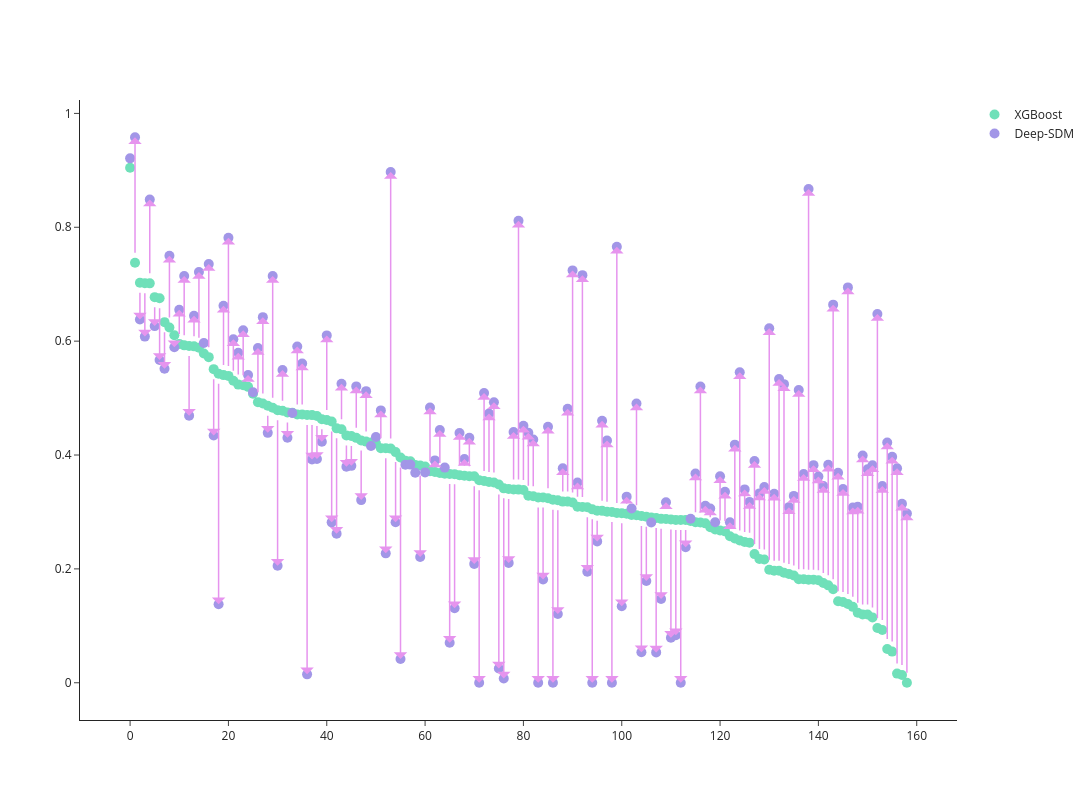

Notebook code cell kept with this figure:
### Code cell
import plotly.graph_objects as go
import numpy as np

# Example data
x = best_scores['x']
y1 = best_scores['XGBoost']
y2 = best_scores['Deep-SDM']
hover_text = best_scores.index.to_list()

# Create the figure
fig = go.Figure()

# Add the two series as scatter plots
fig.add_trace(go.Scatter(
    x=x, y=y1,
    mode='markers',
    marker=dict(color="#6FE0B9", size=10),
    name='XGBoost',
    hovertext=hover_text,
    hoverinfo='text'
))

fig.add_trace(go.Scatter(
    x=x, y=y2,
    mode='markers',
    marker=dict(color="#A296E7", size=10),
    name='Deep-SDM',
    hovertext=hover_text,
    hoverinfo='text'
))

# Add arrows for the differences
for i in range(len(x)):
    fig.add_annotation(
        ax=x[i], ay=y1[i],
        axref='x', ayref='y',
        x=x[i], y=y2[i],
        xref='x', yref='y',
        showarrow=True,
        arrowhead=1,
        arrowsize=1.5,
        arrowcolor="#E694EE",
        arrowwidth=1.5,
    )

# Update layout
fig.update_layout(
#     title='Chart with Arrows Showing Differences (Plotly)',
    width = 1200, height=800,
    template='simple_white'
)

# Show the figure
fig.show()

### Figure 1 — Plotly figure (JSON) as saved in the notebook; plotly's stock layout.template omitted (floating-point values rounded to 4 significant figures; data arrays with more than 128 entries replaced by an {"elided": "..."} marker saying what was removed)
{"data": [{"hoverinfo": "text", "hovertext": {"elided": "159 str values"}, "marker": {"color": "#6FE0B9", "size": 10}, "mode": "markers", "name": "XGBoost", "type": "scatter", "x": {"elided": "159 int values"}, "y": {"elided": "159 float values"}}, {"hoverinfo": "text", "hovertext": {"elided": "159 str values"}, "marker": {"color": "#A296E7", "size": 10}, "mode": "markers", "name": "Deep-SDM", "type": "scatter", "x": {"elided": "159 int values"}, "y": {"elided": "159 float values"}}], "layout": {"annotations": [{"arrowcolor": "#E694EE", "arrowhead": 1, "arrowsize": 1.5, "arrowwidth": 1.5, "ax": 0, "axref": "x", "ay": 0.9045, "ayref": "y", "showarrow": true, "x": 0, "xref": "x", "y": 0.9211, "yref": "y"}, {"arrowcolor": "#E694EE", "arrowhead": 1, "arrowsize": 1.5, "arrowwidth": 1.5, "ax": 1, "axref": "x", "ay": 0.7377, "ayref": "y", "showarrow": true, "x": 1, "xref": "x", "y": 0.9581, "yref": "y"}, {"arrowcolor": "#E694EE", "arrowhead": 1, "arrowsize": 1.5, "arrowwidth": 1.5, "ax": 2, "axref": "x", "ay": 0.7025, "ayref": "y", "showarrow": true, "x": 2, "xref": "x", "y": 0.638, "yref": "y"}, {"arrowcolor": "#E694EE", "arrowhead": 1, "arrowsize": 1.5, "arrowwidth": 1.5, "ax": 3, "axref": "x", "ay": 0.7019, "ayref": "y", "showarrow": true, "x": 3, "xref": "x", "y": 0.608, "yref": "y"}, {"arrowcolor": "#E694EE", "arrowhead": 1, "arrowsize": 1.5, "arrowwidth": 1.5, "ax": 4, "axref": "x", "ay": 0.7015, "ayref": "y", "showarrow": true, "x": 4, "xref": "x", "y": 0.8486, "yref": "y"}, {"arrowcolor": "#E694EE", "arrowhead": 1, "arrowsize": 1.5, "arrowwidth": 1.5, "ax": 5, "axref": "x", "ay": 0.6773, "ayref": "y", "showarrow": true, "x": 5, "xref": "x", "y": 0.6265, "yref": "y"}, {"arrowcolor": "#E694EE", "arrowhead": 1, "arrowsize": 1.5, "arrowwidth": 1.5, "ax": 6, "axref": "x", "ay": 0.6754, "ayref": "y", "showarrow": true, "x": 6, "xref": "x", "y": 0.567, "yref": "y"}, {"arrowcolor": "#E694EE", "arrowhead": 1, "arrowsize": 1.5, "arrowwidth": 1.5, "ax": 7, "axref": "x", "ay": 0.6334, "ayref": "y", "showarrow": true, "x": 7, "xref": "x", "y": 0.5516, "yref": "y"}, {"arrowcolor": "#E694EE", "arrowhead": 1, "arrowsize": 1.5, "arrowwidth": 1.5, "ax": 8, "axref": "x", "ay": 0.6239, "ayref": "y", "showarrow": true, "x": 8, "xref": "x", "y": 0.75, "yref": "y"}, {"arrowcolor": "#E694EE", "arrowhead": 1, "arrowsize": 1.5, "arrowwidth": 1.5, "ax": 9, "axref": "x", "ay": 0.6104, "ayref": "y", "showarrow": true, "x": 9, "xref": "x", "y": 0.5891, "yref": "y"}, {"arrowcolor": "#E694EE", "arrowhead": 1, "arrowsize": 1.5, "arrowwidth": 1.5, "ax": 10, "axref": "x", "ay": 0.5952, "ayref": "y", "showarrow": true, "x": 10, "xref": "x", "y": 0.655, "yref": "y"}, {"arrowcolor": "#E694EE", "arrowhead": 1, "arrowsize": 1.5, "arrowwidth": 1.5, "ax": 11, "axref": "x", "ay": 0.5926, "ayref": "y", "showarrow": true, "x": 11, "xref": "x", "y": 0.7143, "yref": "y"}, {"arrowcolor": "#E694EE", "arrowhead": 1, "arrowsize": 1.5, "arrowwidth": 1.5, "ax": 12, "axref": "x", "ay": 0.5914, "ayref": "y", "showarrow": true, "x": 12, "xref": "x", "y": 0.4692, "yref": "y"}, {"arrowcolor": "#E694EE", "arrowhead": 1, "arrowsize": 1.5, "arrowwidth": 1.5, "ax": 13, "axref": "x", "ay": 0.5909, "ayref": "y", "showarrow": true, "x": 13, "xref": "x", "y": 0.6444, "yref": "y"}, {"arrowcolor": "#E694EE", "arrowhead": 1, "arrowsize": 1.5, "arrowwidth": 1.5, "ax": 14, "axref": "x", "ay": 0.5883, "ayref": "y", "showarrow": true, "x": 14, "xref": "x", "y": 0.7215, "yref": "y"}, {"arrowcolor": "#E694EE", "arrowhead": 1, "arrowsize": 1.5, "arrowwidth": 1.5, "ax": 15, "axref": "x", "ay": 0.5784, "ayref": "y", "showarrow": true, "x": 15, "xref": "x", "y": 0.5966, "yref": "y"}, {"arrowcolor": "#E694EE", "arrowhead": 1, "arrowsize": 1.5, "arrowwidth": 1.5, "ax": 16, "axref": "x", "ay": 0.5719, "ayref": "y", "showarrow": true, "x": 16, "xref": "x", "y": 0.7353, "yref": "y"}, {"arrowcolor": "#E694EE", "arrowhead": 1, "arrowsize": 1.5, "arrowwidth": 1.5, "ax": 17, "axref": "x", "ay": 0.5508, "ayref": "y", "showarrow": true, "x": 17, "xref": "x", "y": 0.4342, "yref": "y"}, {"arrowcolor": "#E694EE", "arrowhead": 1, "arrowsize": 1.5, "arrowwidth": 1.5, "ax": 18, "axref": "x", "ay": 0.5429, "ayref": "y", "showarrow": true, "x": 18, "xref": "x", "y": 0.1379, "yref": "y"}, {"arrowcolor": "#E694EE", "arrowhead": 1, "arrowsize": 1.5, "arrowwidth": 1.5, "ax": 19, "axref": "x", "ay": 0.5404, "ayref": "y", "showarrow": true, "x": 19, "xref": "x", "y": 0.662, "yref": "y"}, {"arrowcolor": "#E694EE", "arrowhead": 1, "arrowsize": 1.5, "arrowwidth": 1.5, "ax": 20, "axref": "x", "ay": 0.539, "ayref": "y", "showarrow": true, "x": 20, "xref": "x", "y": 0.7814, "yref": "y"}, {"arrowcolor": "#E694EE", "arrowhead": 1, "arrowsize": 1.5, "arrowwidth": 1.5, "ax": 21, "axref": "x", "ay": 0.5304, "ayref": "y", "showarrow": true, "x": 21, "xref": "x", "y": 0.6032, "yref": "y"}, {"arrowcolor": "#E694EE", "arrowhead": 1, "arrowsize": 1.5, "arrowwidth": 1.5, "ax": 22, "axref": "x", "ay": 0.5237, "ayref": "y", "showarrow": true, "x": 22, "xref": "x", "y": 0.5796, "yref": "y"}, {"arrowcolor": "#E694EE", "arrowhead": 1, "arrowsize": 1.5, "arrowwidth": 1.5, "ax": 23, "axref": "x", "ay": 0.5224, "ayref": "y", "showarrow": true, "x": 23, "xref": "x", "y": 0.6189, "yref": "y"}, {"arrowcolor": "#E694EE", "arrowhead": 1, "arrowsize": 1.5, "arrowwidth": 1.5, "ax": 24, "axref": "x", "ay": 0.5197, "ayref": "y", "showarrow": true, "x": 24, "xref": "x", "y": 0.5404, "yref": "y"}, {"arrowcolor": "#E694EE", "arrowhead": 1, "arrowsize": 1.5, "arrowwidth": 1.5, "ax": 25, "axref": "x", "ay": 0.5077, "ayref": "y", "showarrow": true, "x": 25, "xref": "x", "y": 0.5102, "yref": "y"}, {"arrowcolor": "#E694EE", "arrowhead": 1, "arrowsize": 1.5, "arrowwidth": 1.5, "ax": 26, "axref": "x", "ay": 0.4929, "ayref": "y", "showarrow": true, "x": 26, "xref": "x", "y": 0.5878, "yref": "y"}, {"arrowcolor": "#E694EE", "arrowhead": 1, "arrowsize": 1.5, "arrowwidth": 1.5, "ax": 27, "axref": "x", "ay": 0.4905, "ayref": "y", "showarrow": true, "x": 27, "xref": "x", "y": 0.6421, "yref": "y"}, {"arrowcolor": "#E694EE", "arrowhead": 1, "arrowsize": 1.5, "arrowwidth": 1.5, "ax": 28, "axref": "x", "ay": 0.4865, "ayref": "y", "showarrow": true, "x": 28, "xref": "x", "y": 0.4389, "yref": "y"}, {"arrowcolor": "#E694EE", "arrowhead": 1, "arrowsize": 1.5, "arrowwidth": 1.5, "ax": 29, "axref": "x", "ay": 0.4831, "ayref": "y", "showarrow": true, "x": 29, "xref": "x", "y": 0.7145, "yref": "y"}, {"arrowcolor": "#E694EE", "arrowhead": 1, "arrowsize": 1.5, "arrowwidth": 1.5, "ax": 30, "axref": "x", "ay": 0.4788, "ayref": "y", "showarrow": true, "x": 30, "xref": "x", "y": 0.2056, "yref": "y"}, {"arrowcolor": "#E694EE", "arrowhead": 1, "arrowsize": 1.5, "arrowwidth": 1.5, "ax": 31, "axref": "x", "ay": 0.4776, "ayref": "y", "showarrow": true, "x": 31, "xref": "x", "y": 0.5495, "yref": "y"}, {"arrowcolor": "#E694EE", "arrowhead": 1, "arrowsize": 1.5, "arrowwidth": 1.5, "ax": 32, "axref": "x", "ay": 0.4746, "ayref": "y", "showarrow": true, "x": 32, "xref": "x", "y": 0.4303, "yref": "y"}, {"arrowcolor": "#E694EE", "arrowhead": 1, "arrowsize": 1.5, "arrowwidth": 1.5, "ax": 33, "axref": "x", "ay": 0.4742, "ayref": "y", "showarrow": true, "x": 33, "xref": "x", "y": 0.4738, "yref": "y"}, {"arrowcolor": "#E694EE", "arrowhead": 1, "arrowsize": 1.5, "arrowwidth": 1.5, "ax": 34, "axref": "x", "ay": 0.4712, "ayref": "y", "showarrow": true, "x": 34, "xref": "x", "y": 0.5907, "yref": "y"}, {"arrowcolor": "#E694EE", "arrowhead": 1, "arrowsize": 1.5, "arrowwidth": 1.5, "ax": 35, "axref": "x", "ay": 0.4711, "ayref": "y", "showarrow": true, "x": 35, "xref": "x", "y": 0.5607, "yref": "y"}, {"arrowcolor": "#E694EE", "arrowhead": 1, "arrowsize": 1.5, "arrowwidth": 1.5, "ax": 36, "axref": "x", "ay": 0.4701, "ayref": "y", "showarrow": true, "x": 36, "xref": "x", "y": 0.01473, "yref": "y"}, {"arrowcolor": "#E694EE", "arrowhead": 1, "arrowsize": 1.5, "arrowwidth": 1.5, "ax": 37, "axref": "x", "ay": 0.4701, "ayref": "y", "showarrow": true, "x": 37, "xref": "x", "y": 0.3923, "yref": "y"}, {"arrowcolor": "#E694EE", "arrowhead": 1, "arrowsize": 1.5, "arrowwidth": 1.5, "ax": 38, "axref": "x", "ay": 0.4686, "ayref": "y", "showarrow": true, "x": 38, "xref": "x", "y": 0.3929, "yref": "y"}, {"arrowcolor": "#E694EE", "arrowhead": 1, "arrowsize": 1.5, "arrowwidth": 1.5, "ax": 39, "axref": "x", "ay": 0.4627, "ayref": "y", "showarrow": true, "x": 39, "xref": "x", "y": 0.4234, "yref": "y"}, {"arrowcolor": "#E694EE", "arrowhead": 1, "arrowsize": 1.5, "arrowwidth": 1.5, "ax": 40, "axref": "x", "ay": 0.4614, "ayref": "y", "showarrow": true, "x": 40, "xref": "x", "y": 0.6101, "yref": "y"}, {"arrowcolor": "#E694EE", "arrowhead": 1, "arrowsize": 1.5, "arrowwidth": 1.5, "ax": 41, "axref": "x", "ay": 0.4589, "ayref": "y", "showarrow": true, "x": 41, "xref": "x", "y": 0.2817, "yref": "y"}, {"arrowcolor": "#E694EE", "arrowhead": 1, "arrowsize": 1.5, "arrowwidth": 1.5, "ax": 42, "axref": "x", "ay": 0.4469, "ayref": "y", "showarrow": true, "x": 42, "xref": "x", "y": 0.2619, "yref": "y"}, {"arrowcolor": "#E694EE", "arrowhead": 1, "arrowsize": 1.5, "arrowwidth": 1.5, "ax": 43, "axref": "x", "ay": 0.4453, "ayref": "y", "showarrow": true, "x": 43, "xref": "x", "y": 0.5252, "yref": "y"}, {"arrowcolor": "#E694EE", "arrowhead": 1, "arrowsize": 1.5, "arrowwidth": 1.5, "ax": 44, "axref": "x", "ay": 0.4343, "ayref": "y", "showarrow": true, "x": 44, "xref": "x", "y": 0.3796, "yref": "y"}, {"arrowcolor": "#E694EE", "arrowhead": 1, "arrowsize": 1.5, "arrowwidth": 1.5, "ax": 45, "axref": "x", "ay": 0.4333, "ayref": "y", "showarrow": true, "x": 45, "xref": "x", "y": 0.381, "yref": "y"}, {"arrowcolor": "#E694EE", "arrowhead": 1, "arrowsize": 1.5, "arrowwidth": 1.5, "ax": 46, "axref": "x", "ay": 0.4301, "ayref": "y", "showarrow": true, "x": 46, "xref": "x", "y": 0.5205, "yref": "y"}, {"arrowcolor": "#E694EE", "arrowhead": 1, "arrowsize": 1.5, "arrowwidth": 1.5, "ax": 47, "axref": "x", "ay": 0.4256, "ayref": "y", "showarrow": true, "x": 47, "xref": "x", "y": 0.3208, "yref": "y"}, {"arrowcolor": "#E694EE", "arrowhead": 1, "arrowsize": 1.5, "arrowwidth": 1.5, "ax": 48, "axref": "x", "ay": 0.4235, "ayref": "y", "showarrow": true, "x": 48, "xref": "x", "y": 0.5122, "yref": "y"}, {"arrowcolor": "#E694EE", "arrowhead": 1, "arrowsize": 1.5, "arrowwidth": 1.5, "ax": 49, "axref": "x", "ay": 0.4218, "ayref": "y", "showarrow": true, "x": 49, "xref": "x", "y": 0.4158, "yref": "y"}, {"arrowcolor": "#E694EE", "arrowhead": 1, "arrowsize": 1.5, "arrowwidth": 1.5, "ax": 50, "axref": "x", "ay": 0.4207, "ayref": "y", "showarrow": true, "x": 50, "xref": "x", "y": 0.4317, "yref": "y"}, {"arrowcolor": "#E694EE", "arrowhead": 1, "arrowsize": 1.5, "arrowwidth": 1.5, "ax": 51, "axref": "x", "ay": 0.4121, "ayref": "y", "showarrow": true, "x": 51, "xref": "x", "y": 0.4783, "yref": "y"}, {"arrowcolor": "#E694EE", "arrowhead": 1, "arrowsize": 1.5, "arrowwidth": 1.5, "ax": 52, "axref": "x", "ay": 0.4118, "ayref": "y", "showarrow": true, "x": 52, "xref": "x", "y": 0.2273, "yref": "y"}, {"arrowcolor": "#E694EE", "arrowhead": 1, "arrowsize": 1.5, "arrowwidth": 1.5, "ax": 53, "axref": "x", "ay": 0.4112, "ayref": "y", "showarrow": true, "x": 53, "xref": "x", "y": 0.8971, "yref": "y"}, {"arrowcolor": "#E694EE", "arrowhead": 1, "arrowsize": 1.5, "arrowwidth": 1.5, "ax": 54, "axref": "x", "ay": 0.4051, "ayref": "y", "showarrow": true, "x": 54, "xref": "x", "y": 0.2818, "yref": "y"}, {"arrowcolor": "#E694EE", "arrowhead": 1, "arrowsize": 1.5, "arrowwidth": 1.5, "ax": 55, "axref": "x", "ay": 0.3956, "ayref": "y", "showarrow": true, "x": 55, "xref": "x", "y": 0.04159, "yref": "y"}, {"arrowcolor": "#E694EE", "arrowhead": 1, "arrowsize": 1.5, "arrowwidth": 1.5, "ax": 56, "axref": "x", "ay": 0.39, "ayref": "y", "showarrow": true, "x": 56, "xref": "x", "y": 0.3829, "yref": "y"}, {"arrowcolor": "#E694EE", "arrowhead": 1, "arrowsize": 1.5, "arrowwidth": 1.5, "ax": 57, "axref": "x", "ay": 0.3891, "ayref": "y", "showarrow": true, "x": 57, "xref": "x", "y": 0.3831, "yref": "y"}, {"arrowcolor": "#E694EE", "arrowhead": 1, "arrowsize": 1.5, "arrowwidth": 1.5, "ax": 58, "axref": "x", "ay": 0.3823, "ayref": "y", "showarrow": true, "x": 58, "xref": "x", "y": 0.3689, "yref": "y"}, {"arrowcolor": "#E694EE", "arrowhead": 1, "arrowsize": 1.5, "arrowwidth": 1.5, "ax": 59, "axref": "x", "ay": 0.3815, "ayref": "y", "showarrow": true, "x": 59, "xref": "x", "y": 0.221, "yref": "y"}, {"arrowcolor": "#E694EE", "arrowhead": 1, "arrowsize": 1.5, "arrowwidth": 1.5, "ax": 60, "axref": "x", "ay": 0.3798, "ayref": "y", "showarrow": true, "x": 60, "xref": "x", "y": 0.3695, "yref": "y"}, {"arrowcolor": "#E694EE", "arrowhead": 1, "arrowsize": 1.5, "arrowwidth": 1.5, "ax": 61, "axref": "x", "ay": 0.3714, "ayref": "y", "showarrow": true, "x": 61, "xref": "x", "y": 0.4834, "yref": "y"}, {"arrowcolor": "#E694EE", "arrowhead": 1, "arrowsize": 1.5, "arrowwidth": 1.5, "ax": 62, "axref": "x", "ay": 0.3701, "ayref": "y", "showarrow": true, "x": 62, "xref": "x", "y": 0.3905, "yref": "y"}, {"arrowcolor": "#E694EE", "arrowhead": 1, "arrowsize": 1.5, "arrowwidth": 1.5, "ax": 63, "axref": "x", "ay": 0.3686, "ayref": "y", "showarrow": true, "x": 63, "xref": "x", "y": 0.4439, "yref": "y"}, {"arrowcolor": "#E694EE", "arrowhead": 1, "arrowsize": 1.5, "arrowwidth": 1.5, "ax": 64, "axref": "x", "ay": 0.3672, "ayref": "y", "showarrow": true, "x": 64, "xref": "x", "y": 0.3779, "yref": "y"}, {"arrowcolor": "#E694EE", "arrowhead": 1, "arrowsize": 1.5, "arrowwidth": 1.5, "ax": 65, "axref": "x", "ay": 0.3669, "ayref": "y", "showarrow": true, "x": 65, "xref": "x", "y": 0.07018, "yref": "y"}, {"arrowcolor": "#E694EE", "arrowhead": 1, "arrowsize": 1.5, "arrowwidth": 1.5, "ax": 66, "axref": "x", "ay": 0.3664, "ayref": "y", "showarrow": true, "x": 66, "xref": "x", "y": 0.1309, "yref": "y"}, {"arrowcolor": "#E694EE", "arrowhead": 1, "arrowsize": 1.5, "arrowwidth": 1.5, "ax": 67, "axref": "x", "ay": 0.3646, "ayref": "y", "showarrow": true, "x": 67, "xref": "x", "y": 0.4386, "yref": "y"}, {"arrowcolor": "#E694EE", "arrowhead": 1, "arrowsize": 1.5, "arrowwidth": 1.5, "ax": 68, "axref": "x", "ay": 0.3636, "ayref": "y", "showarrow": true, "x": 68, "xref": "x", "y": 0.393, "yref": "y"}, {"arrowcolor": "#E694EE", "arrowhead": 1, "arrowsize": 1.5, "arrowwidth": 1.5, "ax": 69, "axref": "x", "ay": 0.3629, "ayref": "y", "showarrow": true, "x": 69, "xref": "x", "y": 0.4301, "yref": "y"}, {"arrowcolor": "#E694EE", "arrowhead": 1, "arrowsize": 1.5, "arrowwidth": 1.5, "ax": 70, "axref": "x", "ay": 0.3626, "ayref": "y", "showarrow": true, "x": 70, "xref": "x", "y": 0.2088, "yref": "y"}, {"arrowcolor": "#E694EE", "arrowhead": 1, "arrowsize": 1.5, "arrowwidth": 1.5, "ax": 71, "axref": "x", "ay": 0.3556, "ayref": "y", "showarrow": true, "x": 71, "xref": "x", "y": 0, "yref": "y"}, {"arrowcolor": "#E694EE", "arrowhead": 1, "arrowsize": 1.5, "arrowwidth": 1.5, "ax": 72, "axref": "x", "ay": 0.3543, "ayref": "y", "showarrow": true, "x": 72, "xref": "x", "y": 0.5088, "yref": "y"}, {"arrowcolor": "#E694EE", "arrowhead": 1, "arrowsize": 1.5, "arrowwidth": 1.5, "ax": 73, "axref": "x", "ay": 0.3526, "ayref": "y", "showarrow": true, "x": 73, "xref": "x", "y": 0.4728, "yref": "y"}, {"arrowcolor": "#E694EE", "arrowhead": 1, "arrowsize": 1.5, "arrowwidth": 1.5, "ax": 74, "axref": "x", "ay": 0.3519, "ayref": "y", "showarrow": true, "x": 74, "xref": "x", "y": 0.4928, "yref": "y"}, {"arrowcolor": "#E694EE", "arrowhead": 1, "arrowsize": 1.5, "arrowwidth": 1.5, "ax": 75, "axref": "x", "ay": 0.3482, "ayref": "y", "showarrow": true, "x": 75, "xref": "x", "y": 0.025, "yref": "y"}, {"arrowcolor": "#E694EE", "arrowhead": 1, "arrowsize": 1.5, "arrowwidth": 1.5, "ax": 76, "axref": "x", "ay": 0.3415, "ayref": "y", "showarrow": true, "x": 76, "xref": "x", "y": 0.007547, "yref": "y"}, {"arrowcolor": "#E694EE", "arrowhead": 1, "arrowsize": 1.5, "arrowwidth": 1.5, "ax": 77, "axref": "x", "ay": 0.3402, "ayref": "y", "showarrow": true, "x": 77, "xref": "x", "y": 0.2105, "yref": "y"}, {"arrowcolor": "#E694EE", "arrowhead": 1, "arrowsize": 1.5, "arrowwidth": 1.5, "ax": 78, "axref": "x", "ay": 0.3393, "ayref": "y", "showarrow": true, "x": 78, "xref": "x", "y": 0.4402, "yref": "y"}, {"arrowcolor": "#E694EE", "arrowhead": 1, "arrowsize": 1.5, "arrowwidth": 1.5, "ax": 79, "axref": "x", "ay": 0.3392, "ayref": "y", "showarrow": true, "x": 79, "xref": "x", "y": 0.8113, "yref": "y"}, {"arrowcolor": "#E694EE", "arrowhead": 1, "arrowsize": 1.5, "arrowwidth": 1.5, "ax": 80, "axref": "x", "ay": 0.3385, "ayref": "y", "showarrow": true, "x": 80, "xref": "x", "y": 0.4512, "yref": "y"}, {"arrowcolor": "#E694EE", "arrowhead": 1, "arrowsize": 1.5, "arrowwidth": 1.5, "ax": 81, "axref": "x", "ay": 0.3284, "ayref": "y", "showarrow": true, "x": 81, "xref": "x", "y": 0.439, "yref": "y"}, {"arrowcolor": "#E694EE", "arrowhead": 1, "arrowsize": 1.5, "arrowwidth": 1.5, "ax": 82, "axref": "x", "ay": 0.3275, "ayref": "y", "showarrow": true, "x": 82, "xref": "x", "y": 0.4273, "yref": "y"}, {"arrowcolor": "#E694EE", "arrowhead": 1, "arrowsize": 1.5, "arrowwidth": 1.5, "ax": 83, "axref": "x", "ay": 0.3256, "ayref": "y", "showarrow": true, "x": 83, "xref": "x", "y": 0, "yref": "y"}, {"arrowcolor": "#E694EE", "arrowhead": 1, "arrowsize": 1.5, "arrowwidth": 1.5, "ax": 84, "axref": "x", "ay": 0.3254, "ayref": "y", "showarrow": true, "x": 84, "xref": "x", "y": 0.1815, "yref": "y"}, {"arrowcolor": "#E694EE", "arrowhead": 1, "arrowsize": 1.5, "arrowwidth": 1.5, "ax": 85, "axref": "x", "ay": 0.3241, "ayref": "y", "showarrow": true, "x": 85, "xref": "x", "y": 0.4495, "yref": "y"}, {"arrowcolor": "#E694EE", "arrowhead": 1, "arrowsize": 1.5, "arrowwidth": 1.5, "ax": 86, "axref": "x", "ay": 0.3214, "ayref": "y", "showarrow": true, "x": 86, "xref": "x", "y": 0, "yref": "y"}, {"arrowcolor": "#E694EE", "arrowhead": 1, "arrowsize": 1.5, "arrowwidth": 1.5, "ax": 87, "axref": "x", "ay": 0.3205, "ayref": "y", "showarrow": true, "x": 87, "xref": "x", "y": 0.1207, "yref": "y"}, {"arrowcolor": "#E694EE", "arrowhead": 1, "arrowsize": 1.5, "arrowwidth": 1.5, "ax": 88, "axref": "x", "ay": 0.3182, "ayref": "y", "showarrow": true, "x": 88, "xref": "x", "y": 0.3767, "yref": "y"}, {"arrowcolor": "#E694EE", "arrowhead": 1, "arrowsize": 1.5, "arrowwidth": 1.5, "ax": 89, "axref": "x", "ay": 0.3182, "ayref": "y", "showarrow": true, "x": 89, "xref": "x", "y": 0.4813, "yref": "y"}, {"arrowcolor": "#E694EE", "arrowhead": 1, "arrowsize": 1.5, "arrowwidth": 1.5, "ax": 90, "axref": "x", "ay": 0.3165, "ayref": "y", "showarrow": true, "x": 90, "xref": "x", "y": 0.7242, "yref": "y"}, {"arrowcolor": "#E694EE", "arrowhead": 1, "arrowsize": 1.5, "arrowwidth": 1.5, "ax": 91, "axref": "x", "ay": 0.3092, "ayref": "y", "showarrow": true, "x": 91, "xref": "x", "y": 0.3518, "yref": "y"}, {"arrowcolor": "#E694EE", "arrowhead": 1, "arrowsize": 1.5, "arrowwidth": 1.5, "ax": 92, "axref": "x", "ay": 0.3086, "ayref": "y", "showarrow": true, "x": 92, "xref": "x", "y": 0.716, "yref": "y"}, {"arrowcolor": "#E694EE", "arrowhead": 1, "arrowsize": 1.5, "arrowwidth": 1.5, "ax": 93, "axref": "x", "ay": 0.3084, "ayref": "y", "showarrow": true, "x": 93, "xref": "x", "y": 0.1951, "yref": "y"}, {"arrowcolor": "#E694EE", "arrowhead": 1, "arrowsize": 1.5, "arrowwidth": 1.5, "ax": 94, "axref": "x", "ay": 0.3046, "ayref": "y", "showarrow": true, "x": 94, "xref": "x", "y": 0, "yref": "y"}, {"arrowcolor": "#E694EE", "arrowhead": 1, "arrowsize": 1.5, "arrowwidth": 1.5, "ax": 95, "axref": "x", "ay": 0.3022, "ayref": "y", "showarrow": true, "x": 95, "xref": "x", "y": 0.2483, "yref": "y"}, {"arrowcolor": "#E694EE", "arrowhead": 1, "arrowsize": 1.5, "arrowwidth": 1.5, "ax": 96, "axref": "x", "ay": 0.3019, "ayref": "y", "showarrow": true, "x": 96, "xref": "x", "y": 0.4603, "yref": "y"}, {"arrowcolor": "#E694EE", "arrowhead": 1, "arrowsize": 1.5, "arrowwidth": 1.5, "ax": 97, "axref": "x", "ay": 0.3005, "ayref": "y", "showarrow": true, "x": 97, "xref": "x", "y": 0.4254, "yref": "y"}, {"arrowcolor": "#E694EE", "arrowhead": 1, "arrowsize": 1.5, "arrowwidth": 1.5, "ax": 98, "axref": "x", "ay": 0.3, "ayref": "y", "showarrow": true, "x": 98, "xref": "x", "y": 0, "yref": "y"}, {"arrowcolor": "#E694EE", "arrowhead": 1, "arrowsize": 1.5, "arrowwidth": 1.5, "ax": 99, "axref": "x", "ay": 0.2981, "ayref": "y", "showarrow": true, "x": 99, "xref": "x", "y": 0.7657, "yref": "y"}, {"arrowcolor": "#E694EE", "arrowhead": 1, "arrowsize": 1.5, "arrowwidth": 1.5, "ax": 100, "axref": "x", "ay": 0.2979, "ayref": "y", "showarrow": true, "x": 100, "xref": "x", "y": 0.1344, "yref": "y"}, {"arrowcolor": "#E694EE", "arrowhead": 1, "arrowsize": 1.5, "arrowwidth": 1.5, "ax": 101, "axref": "x", "ay": 0.2968, "ayref": "y", "showarrow": true, "x": 101, "xref": "x", "y": 0.3268, "yref": "y"}, {"arrowcolor": "#E694EE", "arrowhead": 1, "arrowsize": 1.5, "arrowwidth": 1.5, "ax": 102, "axref": "x", "ay": 0.2947, "ayref": "y", "showarrow": true, "x": 102, "xref": "x", "y": 0.3061, "yref": "y"}, {"arrowcolor": "#E694EE", "arrowhead": 1, "arrowsize": 1.5, "arrowwidth": 1.5, "ax": 103, "axref": "x", "ay": 0.2941, "ayref": "y", "showarrow": true, "x": 103, "xref": "x", "y": 0.4906, "yref": "y"}, {"arrowcolor": "#E694EE", "arrowhead": 1, "arrowsize": 1.5, "arrowwidth": 1.5, "ax": 104, "axref": "x", "ay": 0.2927, "ayref": "y", "showarrow": true, "x": 104, "xref": "x", "y": 0.05345, "yref": "y"}, {"arrowcolor": "#E694EE", "arrowhead": 1, "arrowsize": 1.5, "arrowwidth": 1.5, "ax": 105, "axref": "x", "ay": 0.2915, "ayref": "y", "showarrow": true, "x": 105, "xref": "x", "y": 0.1786, "yref": "y"}, {"arrowcolor": "#E694EE", "arrowhead": 1, "arrowsize": 1.5, "arrowwidth": 1.5, "ax": 106, "axref": "x", "ay": 0.2902, "ayref": "y", "showarrow": true, "x": 106, "xref": "x", "y": 0.2814, "yref": "y"}, {"arrowcolor": "#E694EE", "arrowhead": 1, "arrowsize": 1.5, "arrowwidth": 1.5, "ax": 107, "axref": "x", "ay": 0.2895, "ayref": "y", "showarrow": true, "x": 107, "xref": "x", "y": 0.05333, "yref": "y"}, {"arrowcolor": "#E694EE", "arrowhead": 1, "arrowsize": 1.5, "arrowwidth": 1.5, "ax": 108, "axref": "x", "ay": 0.2879, "ayref": "y", "showarrow": true, "x": 108, "xref": "x", "y": 0.1471, "yref": "y"}, {"arrowcolor": "#E694EE", "arrowhead": 1, "arrowsize": 1.5, "arrowwidth": 1.5, "ax": 109, "axref": "x", "ay": 0.2877, "ayref": "y", "showarrow": true, "x": 109, "xref": "x", "y": 0.3171, "yref": "y"}, {"arrowcolor": "#E694EE", "arrowhead": 1, "arrowsize": 1.5, "arrowwidth": 1.5, "ax": 110, "axref": "x", "ay": 0.2869, "ayref": "y", "showarrow": true, "x": 110, "xref": "x", "y": 0.0791, "yref": "y"}, {"arrowcolor": "#E694EE", "arrowhead": 1, "arrowsize": 1.5, "arrowwidth": 1.5, "ax": 111, "axref": "x", "ay": 0.2857, "ayref": "y", "showarrow": true, "x": 111, "xref": "x", "y": 0.08333, "yref": "y"}, {"arrowcolor": "#E694EE", "arrowhead": 1, "arrowsize": 1.5, "arrowwidth": 1.5, "ax": 112, "axref": "x", "ay": 0.2857, "ayref": "y", "showarrow": true, "x": 112, "xref": "x", "y": 0, "yref": "y"}, {"arrowcolor": "#E694EE", "arrowhead": 1, "arrowsize": 1.5, "arrowwidth": 1.5, "ax": 113, "axref": "x", "ay": 0.2857, "ayref": "y", "showarrow": true, "x": 113, "xref": "x", "y": 0.2381, "yref": "y"}, {"arrowcolor": "#E694EE", "arrowhead": 1, "arrowsize": 1.5, "arrowwidth": 1.5, "ax": 114, "axref": "x", "ay": 0.2843, "ayref": "y", "showarrow": true, "x": 114, "xref": "x", "y": 0.2881, "yref": "y"}, {"arrowcolor": "#E694EE", "arrowhead": 1, "arrowsize": 1.5, "arrowwidth": 1.5, "ax": 115, "axref": "x", "ay": 0.2819, "ayref": "y", "showarrow": true, "x": 115, "xref": "x", "y": 0.3673, "yref": "y"}, {"arrowcolor": "#E694EE", "arrowhead": 1, "arrowsize": 1.5, "arrowwidth": 1.5, "ax": 116, "axref": "x", "ay": 0.2816, "ayref": "y", "showarrow": true, "x": 116, "xref": "x", "y": 0.5203, "yref": "y"}, {"arrowcolor": "#E694EE", "arrowhead": 1, "arrowsize": 1.5, "arrowwidth": 1.5, "ax": 117, "axref": "x", "ay": 0.28, "ayref": "y", "showarrow": true, "x": 117, "xref": "x", "y": 0.3109, "yref": "y"}, {"arrowcolor": "#E694EE", "arrowhead": 1, "arrowsize": 1.5, "arrowwidth": 1.5, "ax": 118, "axref": "x", "ay": 0.2733, "ayref": "y", "showarrow": true, "x": 118, "xref": "x", "y": 0.3059, "yref": "y"}, {"arrowcolor": "#E694EE", "arrowhead": 1, "arrowsize": 1.5, "arrowwidth": 1.5, "ax": 119, "axref": "x", "ay": 0.2693, "ayref": "y", "showarrow": true, "x": 119, "xref": "x", "y": 0.2821, "yref": "y"}, {"arrowcolor": "#E694EE", "arrowhead": 1, "arrowsize": 1.5, "arrowwidth": 1.5, "ax": 120, "axref": "x", "ay": 0.2674, "ayref": "y", "showarrow": true, "x": 120, "xref": "x", "y": 0.3627, "yref": "y"}, {"arrowcolor": "#E694EE", "arrowhead": 1, "arrowsize": 1.5, "arrowwidth": 1.5, "ax": 121, "axref": "x", "ay": 0.2659, "ayref": "y", "showarrow": true, "x": 121, "xref": "x", "y": 0.3354, "yref": "y"}, {"arrowcolor": "#E694EE", "arrowhead": 1, "arrowsize": 1.5, "arrowwidth": 1.5, "ax": 122, "axref": "x", "ay": 0.2573, "ayref": "y", "showarrow": true, "x": 122, "xref": "x", "y": 0.2818, "yref": "y"}, {"arrowcolor": "#E694EE", "arrowhead": 1, "arrowsize": 1.5, "arrowwidth": 1.5, "ax": 123, "axref": "x", "ay": 0.2534, "ayref": "y", "showarrow": true, "x": 123, "xref": "x", "y": 0.4182, "yref": "y"}, {"arrowcolor": "#E694EE", "arrowhead": 1, "arrowsize": 1.5, "arrowwidth": 1.5, "ax": 124, "axref": "x", "ay": 0.25, "ayref": "y", "showarrow": true, "x": 124, "xref": "x", "y": 0.5455, "yref": "y"}, {"arrowcolor": "#E694EE", "arrowhead": 1, "arrowsize": 1.5, "arrowwidth": 1.5, "ax": 125, "axref": "x", "ay": 0.2474, "ayref": "y", "showarrow": true, "x": 125, "xref": "x", "y": 0.3396, "yref": "y"}, {"arrowcolor": "#E694EE", "arrowhead": 1, "arrowsize": 1.5, "arrowwidth": 1.5, "ax": 126, "axref": "x", "ay": 0.2458, "ayref": "y", "showarrow": true, "x": 126, "xref": "x", "y": 0.3176, "yref": "y"}, {"arrowcolor": "#E694EE", "arrowhead": 1, "arrowsize": 1.5, "arrowwidth": 1.5, "ax": 127, "axref": "x", "ay": 0.226, "ayref": "y", "showarrow": true, "x": 127, "xref": "x", "y": 0.3896, "yref": "y"}, {"arrowcolor": "#E694EE", "arrowhead": 1, "arrowsize": 1.5, "arrowwidth": 1.5, "ax": 128, "axref": "x", "ay": 0.2174, "ayref": "y", "showarrow": true, "x": 128, "xref": "x", "y": 0.3326, "yref": "y"}, {"arrowcolor": "#E694EE", "arrowhead": 1, "arrowsize": 1.5, "arrowwidth": 1.5, "ax": 129, "axref": "x", "ay": 0.2164, "ayref": "y", "showarrow": true, "x": 129, "xref": "x", "y": 0.3439, "yref": "y"}, {"arrowcolor": "#E694EE", "arrowhead": 1, "arrowsize": 1.5, "arrowwidth": 1.5, "ax": 130, "axref": "x", "ay": 0.1983, "ayref": "y", "showarrow": true, "x": 130, "xref": "x", "y": 0.6226, "yref": "y"}, {"arrowcolor": "#E694EE", "arrowhead": 1, "arrowsize": 1.5, "arrowwidth": 1.5, "ax": 131, "axref": "x", "ay": 0.1968, "ayref": "y", "showarrow": true, "x": 131, "xref": "x", "y": 0.3318, "yref": "y"}, {"arrowcolor": "#E694EE", "arrowhead": 1, "arrowsize": 1.5, "arrowwidth": 1.5, "ax": 132, "axref": "x", "ay": 0.1967, "ayref": "y", "showarrow": true, "x": 132, "xref": "x", "y": 0.5333, "yref": "y"}, {"arrowcolor": "#E694EE", "arrowhead": 1, "arrowsize": 1.5, "arrowwidth": 1.5, "ax": 133, "axref": "x", "ay": 0.1933, "ayref": "y", "showarrow": true, "x": 133, "xref": "x", "y": 0.5245, "yref": "y"}, {"arrowcolor": "#E694EE", "arrowhead": 1, "arrowsize": 1.5, "arrowwidth": 1.5, "ax": 134, "axref": "x", "ay": 0.1911, "ayref": "y", "showarrow": true, "x": 134, "xref": "x", "y": 0.3084, "yref": "y"}, {"arrowcolor": "#E694EE", "arrowhead": 1, "arrowsize": 1.5, "arrowwidth": 1.5, "ax": 135, "axref": "x", "ay": 0.1882, "ayref": "y", "showarrow": true, "x": 135, "xref": "x", "y": 0.3282, "yref": "y"}, {"arrowcolor": "#E694EE", "arrowhead": 1, "arrowsize": 1.5, "arrowwidth": 1.5, "ax": 136, "axref": "x", "ay": 0.1818, "ayref": "y", "showarrow": true, "x": 136, "xref": "x", "y": 0.5143, "yref": "y"}, {"arrowcolor": "#E694EE", "arrowhead": 1, "arrowsize": 1.5, "arrowwidth": 1.5, "ax": 137, "axref": "x", "ay": 0.1818, "ayref": "y", "showarrow": true, "x": 137, "xref": "x", "y": 0.3665, "yref": "y"}, {"arrowcolor": "#E694EE", "arrowhead": 1, "arrowsize": 1.5, "arrowwidth": 1.5, "ax": 138, "axref": "x", "ay": 0.1808, "ayref": "y", "showarrow": true, "x": 138, "xref": "x", "y": 0.8671, "yref": "y"}, {"arrowcolor": "#E694EE", "arrowhead": 1, "arrowsize": 1.5, "arrowwidth": 1.5, "ax": 139, "axref": "x", "ay": 0.1808, "ayref": "y", "showarrow": true, "x": 139, "xref": "x", "y": 0.3822, "yref": "y"}, {"arrowcolor": "#E694EE", "arrowhead": 1, "arrowsize": 1.5, "arrowwidth": 1.5, "ax": 140, "axref": "x", "ay": 0.1799, "ayref": "y", "showarrow": true, "x": 140, "xref": "x", "y": 0.3621, "yref": "y"}, {"arrowcolor": "#E694EE", "arrowhead": 1, "arrowsize": 1.5, "arrowwidth": 1.5, "ax": 141, "axref": "x", "ay": 0.1752, "ayref": "y", "showarrow": true, "x": 141, "xref": "x", "y": 0.3455, "yref": "y"}, {"arrowcolor": "#E694EE", "arrowhead": 1, "arrowsize": 1.5, "arrowwidth": 1.5, "ax": 142, "axref": "x", "ay": 0.1711, "ayref": "y", "showarrow": true, "x": 142, "xref": "x", "y": 0.3827, "yref": "y"}, {"arrowcolor": "#E694EE", "arrowhead": 1, "arrowsize": 1.5, "arrowwidth": 1.5, "ax": 143, "axref": "x", "ay": 0.1641, "ayref": "y", "showarrow": true, "x": 143, "xref": "x", "y": 0.6641, "yref": "y"}, {"arrowcolor": "#E694EE", "arrowhead": 1, "arrowsize": 1.5, "arrowwidth": 1.5, "ax": 144, "axref": "x", "ay": 0.1431, "ayref": "y", "showarrow": true, "x": 144, "xref": "x", "y": 0.369, "yref": "y"}, {"arrowcolor": "#E694EE", "arrowhead": 1, "arrowsize": 1.5, "arrowwidth": 1.5, "ax": 145, "axref": "x", "ay": 0.1418, "ayref": "y", "showarrow": true, "x": 145, "xref": "x", "y": 0.3402, "yref": "y"}, {"arrowcolor": "#E694EE", "arrowhead": 1, "arrowsize": 1.5, "arrowwidth": 1.5, "ax": 146, "axref": "x", "ay": 0.1382, "ayref": "y", "showarrow": true, "x": 146, "xref": "x", "y": 0.6944, "yref": "y"}, {"arrowcolor": "#E694EE", "arrowhead": 1, "arrowsize": 1.5, "arrowwidth": 1.5, "ax": 147, "axref": "x", "ay": 0.1333, "ayref": "y", "showarrow": true, "x": 147, "xref": "x", "y": 0.3077, "yref": "y"}, {"arrowcolor": "#E694EE", "arrowhead": 1, "arrowsize": 1.5, "arrowwidth": 1.5, "ax": 148, "axref": "x", "ay": 0.123, "ayref": "y", "showarrow": true, "x": 148, "xref": "x", "y": 0.3091, "yref": "y"}, {"arrowcolor": "#E694EE", "arrowhead": 1, "arrowsize": 1.5, "arrowwidth": 1.5, "ax": 149, "axref": "x", "ay": 0.12, "ayref": "y", "showarrow": true, "x": 149, "xref": "x", "y": 0.3991, "yref": "y"}, {"arrowcolor": "#E694EE", "arrowhead": 1, "arrowsize": 1.5, "arrowwidth": 1.5, "ax": 150, "axref": "x", "ay": 0.12, "ayref": "y", "showarrow": true, "x": 150, "xref": "x", "y": 0.375, "yref": "y"}, {"arrowcolor": "#E694EE", "arrowhead": 1, "arrowsize": 1.5, "arrowwidth": 1.5, "ax": 151, "axref": "x", "ay": 0.1148, "ayref": "y", "showarrow": true, "x": 151, "xref": "x", "y": 0.3821, "yref": "y"}, {"arrowcolor": "#E694EE", "arrowhead": 1, "arrowsize": 1.5, "arrowwidth": 1.5, "ax": 152, "axref": "x", "ay": 0.0962, "ayref": "y", "showarrow": true, "x": 152, "xref": "x", "y": 0.6478, "yref": "y"}, {"arrowcolor": "#E694EE", "arrowhead": 1, "arrowsize": 1.5, "arrowwidth": 1.5, "ax": 153, "axref": "x", "ay": 0.09259, "ayref": "y", "showarrow": true, "x": 153, "xref": "x", "y": 0.3457, "yref": "y"}, {"arrowcolor": "#E694EE", "arrowhead": 1, "arrowsize": 1.5, "arrowwidth": 1.5, "ax": 154, "axref": "x", "ay": 0.05921, "ayref": "y", "showarrow": true, "x": 154, "xref": "x", "y": 0.4219, "yref": "y"}, {"arrowcolor": "#E694EE", "arrowhead": 1, "arrowsize": 1.5, "arrowwidth": 1.5, "ax": 155, "axref": "x", "ay": 0.05469, "ayref": "y", "showarrow": true, "x": 155, "xref": "x", "y": 0.3967, "yref": "y"}, {"arrowcolor": "#E694EE", "arrowhead": 1, "arrowsize": 1.5, "arrowwidth": 1.5, "ax": 156, "axref": "x", "ay": 0.01606, "ayref": "y", "showarrow": true, "x": 156, "xref": "x", "y": 0.3766, "yref": "y"}, {"arrowcolor": "#E694EE", "arrowhead": 1, "arrowsize": 1.5, "arrowwidth": 1.5, "ax": 157, "axref": "x", "ay": 0.0137, "ayref": "y", "showarrow": true, "x": 157, "xref": "x", "y": 0.3145, "yref": "y"}, {"arrowcolor": "#E694EE", "arrowhead": 1, "arrowsize": 1.5, "arrowwidth": 1.5, "ax": 158, "axref": "x", "ay": 0, "ayref": "y", "showarrow": true, "x": 158, "xref": "x", "y": 0.2972, "yref": "y"}], "height": 800, "width": 1200}}
